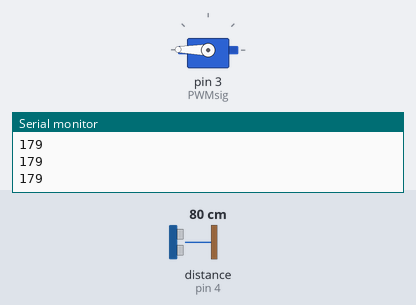
Simulated run of this sketch. Board: Arduino Uno, built with avr-gcc and run on an emulated ATmega328P. Parts: servo, the last lines printed to the serial monitor. Wiring (inferred from the names in the program): ultrasonic range finder: trigger pin 5; echo pin 4. Inputs (shaded band) come from the test bench; at power-on: distance to the obstacle (sensor on pin 4) 80 cm. The echo pulse lasts 58.3 µs per cm.

Above: at 1.2 s.
1.3 s: distance to the obstacle (sensor on pin 4) set to 97 cm
2.8 s: distance to the obstacle (sensor on pin 4) set to 106 cm
At 3.8 s:
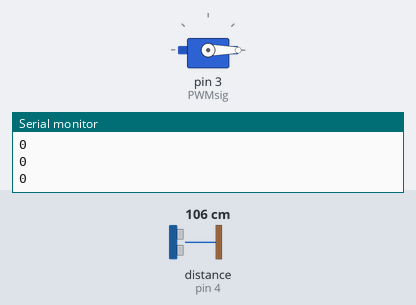
4.4 s: distance to the obstacle (sensor on pin 4) set to 2 cm
At 4.9 s:
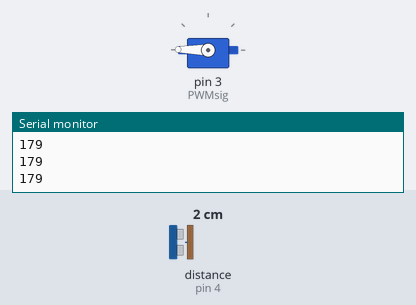
5.9 s: distance to the obstacle (sensor on pin 4) set to 120 cm
At 6.5 s:
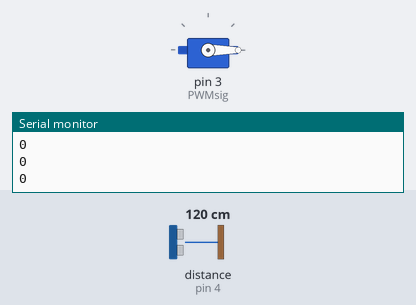
Timing chart, 0 to 8.5 s (numbered marks = the images above; inputs shaded):
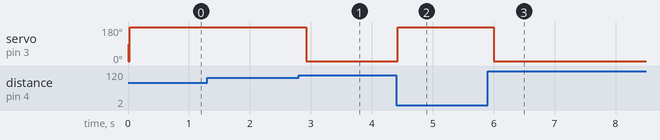

The sketch:

test_for_space2.ino
```cpp
#include <Servo.h>

# define trigPin 5
# define echoPin 4
# define PWMsig 3

Servo Servo1;
int reset = 0;
int launch = 179;

void setup() {
  // put your setup code here, to run once:
  Servo1.attach(PWMsig);
  delay(5);
  Servo1.write(reset);

  Serial.begin(9600);

  pinMode(trigPin, OUTPUT);
  pinMode(echoPin, INPUT);
  //pinMode(PWMsig, OUTPUT);
}

void loop() {
  // put your main code here, to run repeatedly:
  digitalWrite(trigPin, LOW);
  delayMicroseconds(10);
  digitalWrite(trigPin, HIGH);
  delayMicroseconds(10);
  digitalWrite(trigPin, LOW);

  long duration = pulseIn(echoPin, HIGH);
  long distance = convertToCM(duration);

  //if within range the servo will rotate counterclockwise else clockwise
  if(distance <= 100){
    //servoPosition++;
    delay(15);
    Servo1.write(launch);
    delay(5);
    Serial.println(launch);
  }
  else{
    //servoPosition--;
    delay(15);
    Servo1.write(reset);
    delay(15);
    Serial.println(reset);
  }
  delay(100);

}

long convertToCM(long pulsebacktime){
  return pulsebacktime / 29 / 2;
}
```

Measured:
- the behaviour switches between 100 and 101 cm on distance to the obstacle (sensor on pin 4) (found by bisection; images 0 and 1)
- after the input at 2.8 s, servo on pin 3 (PWMsig): 179° → 0° after 0.12 s
- after the input at 4.4 s, servo on pin 3 (PWMsig): 0° → 179° at once
- after the input at 5.9 s, servo on pin 3 (PWMsig): 179° → 0° after 0.10 s
